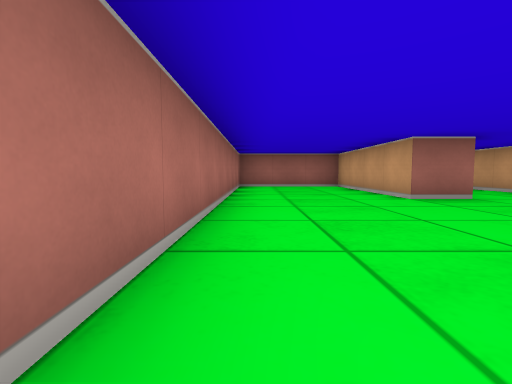
View 1 (above)

13 first-person views from a walk through a cub3D maze. The camera is about half as high as the walls, tilts 4° down and sees 85° across. The floor is counted in squares. Each view is taken from the middle of a square. On the plan, view 1 faces up. The plan holds only what a view shows up to about 9 squares ahead; the rest is blank. The place goes on beyond the plan.

View 2
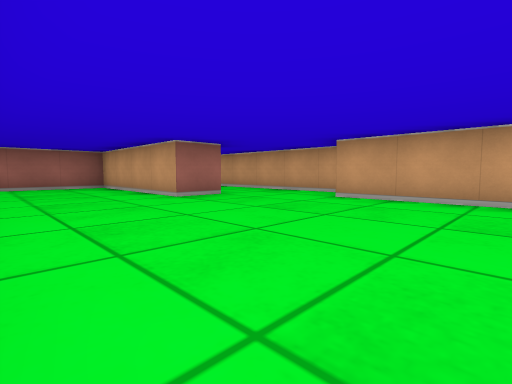

View 3
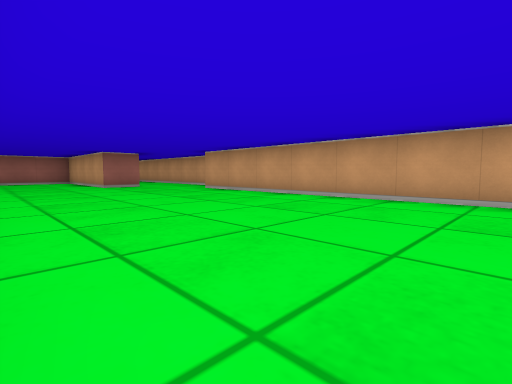

View 4
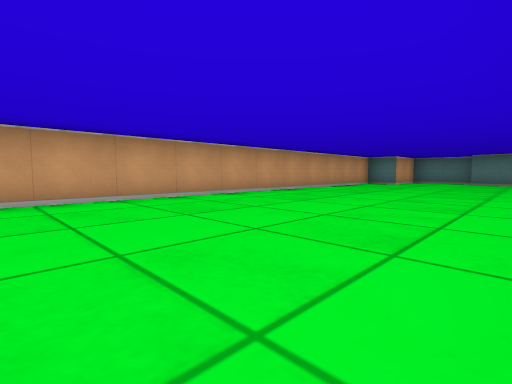

View 5
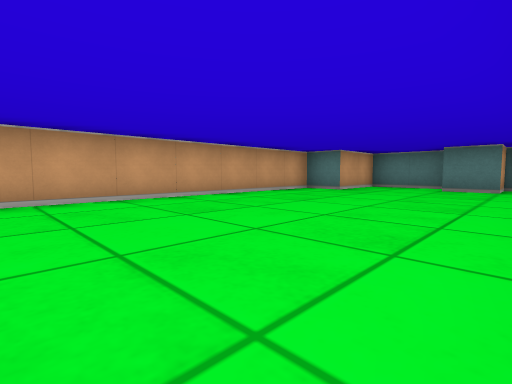

View 6
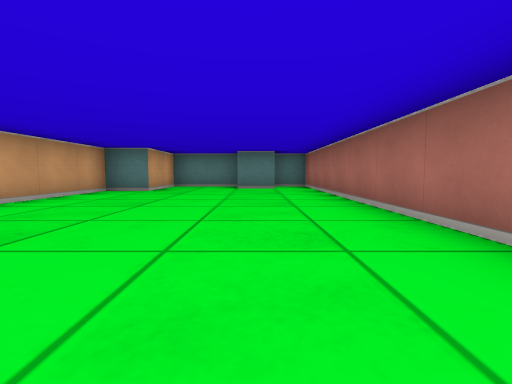

View 7
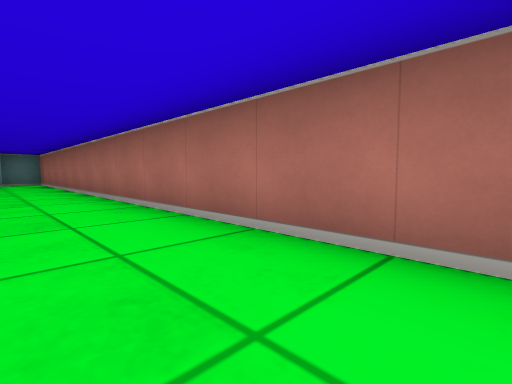

View 8
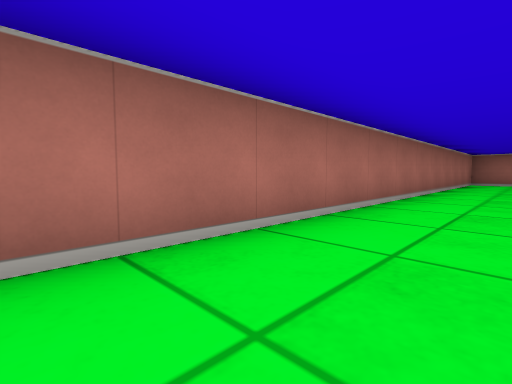

View 9
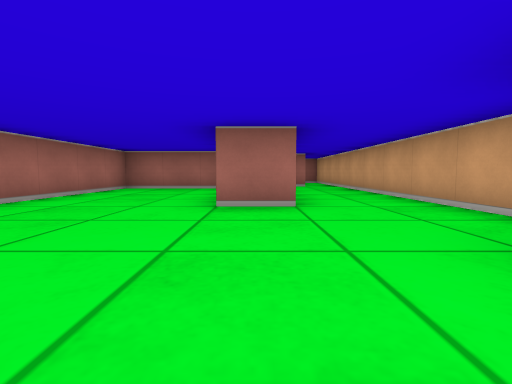

View 10
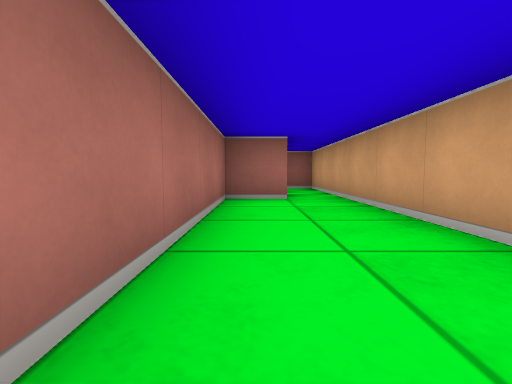

View 11
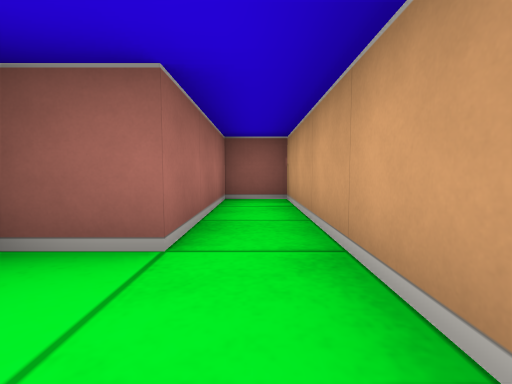

View 12
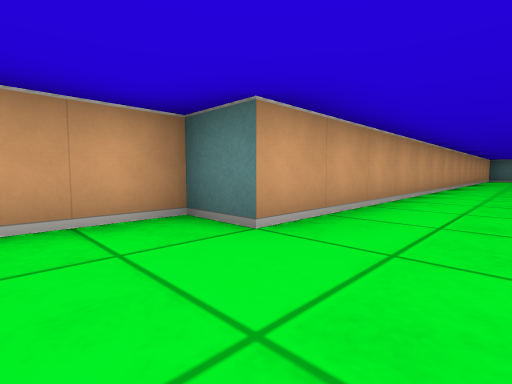

View 13
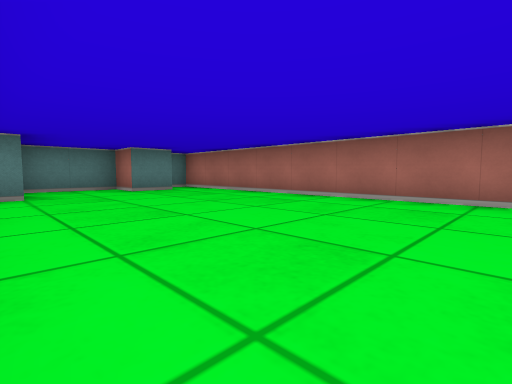

### Floor plan
Points are (right, up) in squares from view 1. A wall is a line through its corners. A room is listed if a view was taken in it or the views show most of it. See-through windows are left out.
Room 1 (views 1, 2, 3, 4, 5, 6, 7, 8, 9, 10, 11, 12, 13)
walls: (3.6, 4.5) (2.5, 4.5) (2.5, 8.5) (-0.5, 8.5) (-0.5, -14.5) (0.5, -14.5) (0.5, -13.5) (1.5, -13.5) (1.5, -14.5) (3.5, -14.5) (3.5, -12.5) (4.5, -12.5) (4.5, 2.5) (5.5, 2.5) (5.5, 12.5) (4.5, 12.5) (4.5, 9.5) (3.5, 9.5) (3.5, 5.5)

Where each view was taken, in squares from view 1:
view 1: 0 up, 0 right, facing up
view 2: 0 up, 0 right, facing up-right
view 3: 4 down, 0 right, facing up-right
view 4: 2 down, 0 right, facing down-right
view 5: 6 down, 0 right, facing down-right
view 6: 6 down, 1 right, facing down
view 7: 3 down, 1 right, facing down-left
view 8: 3 down, 1 right, facing up-left
view 9: 1 up, 3 right, facing up
view 10: 5 up, 4 right, facing up
view 11: 8 up, 5 right, facing up
view 12: 4 up, 3 right, facing down-right
view 13: 7 down, 4 right, facing down-left
